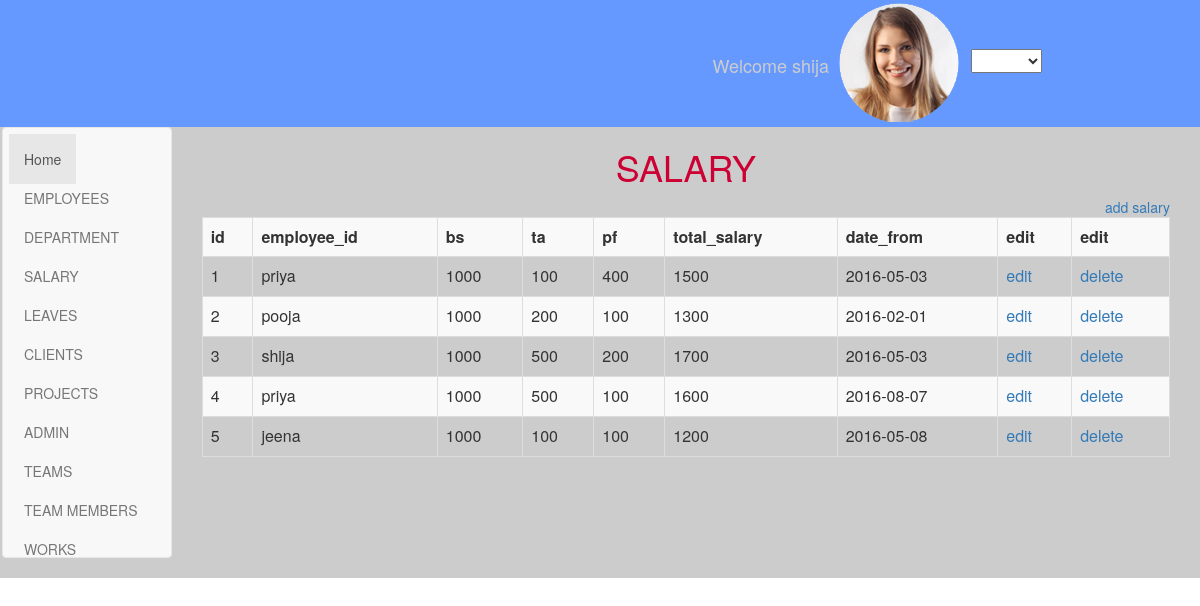
/view_salary.php, run on the app's committed database.
### tables this page shows
CREATE TABLE IF NOT EXISTS `tbl_salary` (
  `id` int(11) NOT NULL AUTO_INCREMENT,
  `employee_id` varchar(10) NOT NULL,
  `bs` varchar(10) NOT NULL,
  `ta` varchar(10) NOT NULL,
  `pf` varchar(10) NOT NULL,
  `total_salary` varchar(20) NOT NULL,
  `date_from` date NOT NULL,
  PRIMARY KEY (`id`)
);

CREATE TABLE IF NOT EXISTS `tbl_employees` (
  `id` int(11) NOT NULL AUTO_INCREMENT,
  `name` varchar(10) NOT NULL,
  `email` varchar(10) NOT NULL,
  `phone` varchar(10) NOT NULL,
  `address` varchar(20) NOT NULL,
  `qualification` varchar(10) NOT NULL,
  `department_id` varchar(10) NOT NULL,
  `password` varchar(10) NOT NULL,
  `status` varchar(10) NOT NULL,
  PRIMARY KEY (`id`)
);

### view_salary.php (the view, shortened to what this page needs)
<html xmlns="http://www.w3.org/1999/xhtml">
<head>
<link rel="stylesheet" href="css/bootstrap.min.css">
<link rel="stylesheet" href="css/style.css" />
</head>
<body>
<?php
include('header.php');
?>
<div class="container-fluid sec2">
<div class="col-md-2">
<?php
include('sidebar.php');
?>
</div>
<div class="col-md-10">
<?php
$con=open_connection();
$sql="SELECT tbl_salary.id,tbl_employees.name, tbl_salary.bs, tbl_salary.ta, tbl_salary.pf, tbl_salary.total_salary, tbl_salary.date_from
FROM tbl_salary
INNER JOIN tbl_employees ON tbl_salary.employee_id = tbl_employees.id order by tbl_salary.id";
$result=mysqli_query($con,$sql);
?>
<h1>SALARY</h1>
<div class="add1" >
<a  href="add_salary.php"> add salary</a>
</div>
<table id="example" class="table table-striped table-bordered" cellspacing="0" width="100%">
<tr>
<th>id</th>
<th>employee_id</th>
<th>bs</th>
<th>ta</th>
<th>pf</th>
<th>total_salary</th>
<th>date_from</th>
<th>edit</a></th>
<th>edit</a></th>
</tr>
<?php
while($row=mysqli_fetch_Array($result))
{?>
<tr>
<td><?php echo $row['id'];?></td>
<td><?php echo $row['name'];?></td>
<td><?php echo $row['bs'];?></td>
<td><?php echo $row['ta'];?></td>
<td><?php echo $row['pf'];?></td>
<td><?php echo $row['total_salary'];?></td>
<td><?php echo $row['date_from'];?></td>
<td><a href="edit_salary.php?eid=<?php echo $row['id'];?>">edit</a></td>
<td><a href="delete_salary.php?did=<?php echo $row['id'];?> ">delete</a></td>
</tr>
<?php }?>
</table>
</div>
<div class="col-md-1">
</div>
</div>
</body>
</html>

### css/style.css (style rules this page uses)
.sec2 { padding-left: 0px; margin-left: -13px; background:#CCC; }
.sec2 h1 { text-align:center; color:#C03; }
.add1 { float:right; }

### data on the page
tbl_salary: id "1", employee.name "priya", bs "1000", ta "100", pf "400", total_salary "1500", date_from "2016-05-03"
tbl_salary: id "2", employee.name "pooja", bs "1000", ta "200", pf "100", total_salary "1300", date_from "2016-02-01"
tbl_salary: id "3", employee.name "shija", bs "1000", ta "500", pf "200", total_salary "1700", date_from "2016-05-03"
tbl_salary: id "4", employee.name "priya", bs "1000", ta "500", pf "100", total_salary "1600", date_from "2016-08-07"
tbl_salary: id "5", employee.name "jeena", bs "1000", ta "100", pf "100", total_salary "1200", date_from "2016-05-08"
